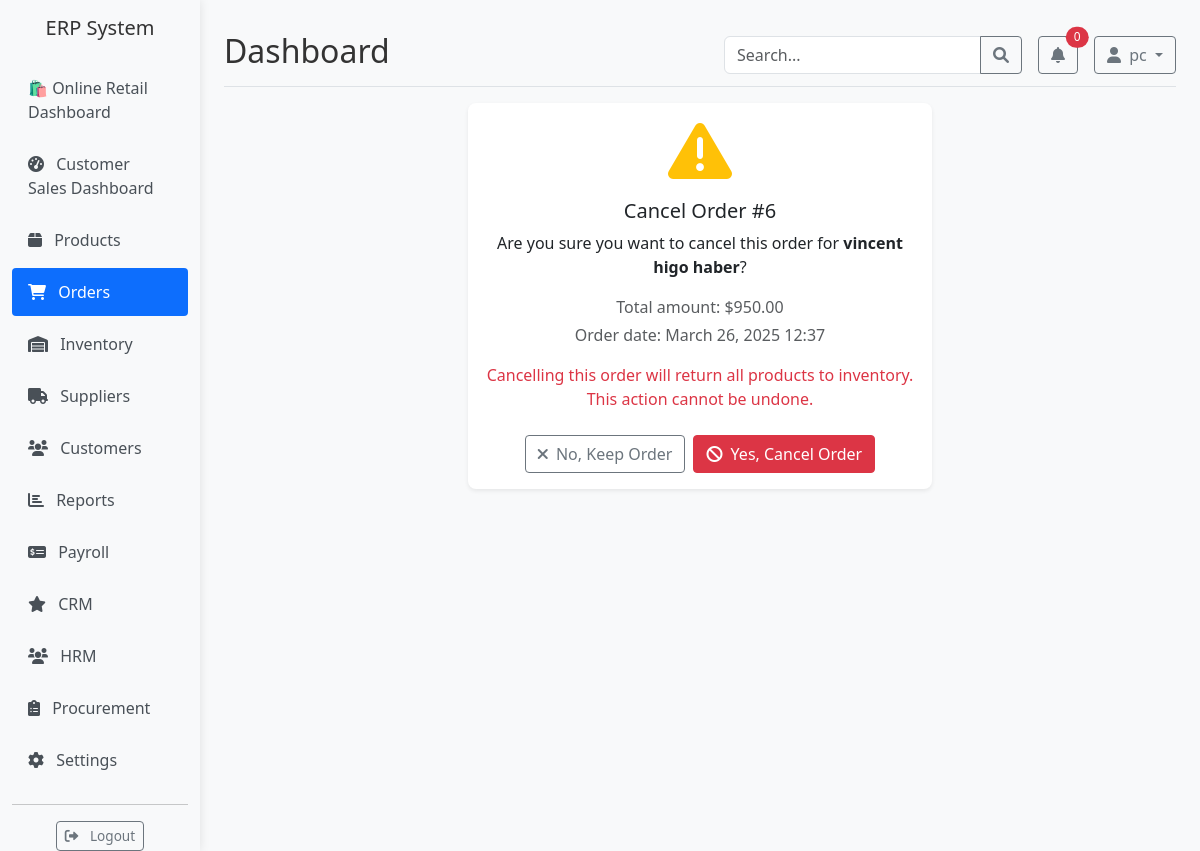
The app's page /dashboard/orders/6/cancel/ (signed in) with its own data.
### shop/models.py (models this page shows, shortened)
class Order(models.Model):
    STATUS_CHOICES = (
        ('pending', 'Pending'),
        ('processing', 'Processing'),
        ('packed', 'Packed'),
        ('shipped', 'Shipped'),
        ('out_for_delivery', 'Out for Delivery'),
        ('delivered', 'Delivered'),
        ('cancelled', 'Cancelled'),
    )
    customer = models.ForeignKey(Customer, on_delete=models.CASCADE, related_name='orders')
    status = models.CharField(max_length=20, choices=STATUS_CHOICES, default='pending')
    order_date = models.DateTimeField(default=timezone.now)
    shipping_address = models.TextField()
    payment_method = models.CharField(max_length=50)
    total_amount = models.DecimalField(max_digits=10, decimal_places=2)
    tracking_number = models.CharField(max_length=100, blank=True, null=True)
    tracking_url = models.URLField(blank=True, null=True)
    delivery_partner = models.CharField(max_length=100, blank=True, null=True)
    estimated_delivery = models.DateField(blank=True, null=True)
    last_updated = models.DateTimeField(auto_now=True)
    notes = models.TextField(blank=True, null=True)
    qr_code = models.ImageField(upload_to='order_qr_codes/', blank=True, null=True)

class Customer(models.Model):
    user = models.OneToOneField(User, on_delete=models.SET_NULL, null=True, blank=True, related_name='customer')
    name = models.CharField(max_length=100)
    email = models.EmailField(unique=True)
    phone = models.CharField(max_length=20, blank=True, null=True)
    address = models.TextField(blank=True, null=True)
    loyalty_points = models.PositiveIntegerField(default=0)
    created_at = models.DateTimeField(auto_now_add=True)

### shop/views.py (the view, shortened to what this page needs)
# urls.py: path('orders/<int:pk>/cancel/', views.order_cancel, name='order_cancel'),
@login_required
def order_cancel(request, pk):
    order = get_object_or_404(Order, pk=pk)
    context = {
        'order': order,
    }
    return render(request, 'orders/cancel.html', context)

### shop/templatetags/shop_tags.py (called while the page is built)
@register.filter
def currency(value):
    try:
        return f"${value:.2f}"
    except (ValueError, TypeError):
        return "$0.00"

### templates/orders/cancel.html (shortened to what this page needs)
{% extends 'base.html' %}
{% load shop_tags %}
{% block content %}
<div class="container-fluid px-0">
    <div class="row">
        <div class="col-md-6 mx-auto">
            <div class="card border-0 shadow-sm">
                <div class="card-body text-center">
                    <i class="fas fa-exclamation-triangle text-warning fa-4x mb-3"></i>
                    <h5 class="card-title">Cancel Order #{{ order.id }}</h5>
                    <p class="card-text">
                        Are you sure you want to cancel this order for <strong>{{ order.customer.name }}</strong>?
                    </p>
                    <p class="text-muted mb-1">Total amount: {{ order.total_amount|currency }}</p>
                    <p class="text-muted mb-3">Order date: {{ order.order_date|date:"F d, Y H:i" }}</p>
                    <p class="text-danger">
                        Cancelling this order will return all products to inventory.
                        This action cannot be undone.
                    </p>
                    <form method="post">
                        <div class="d-flex justify-content-center mt-4">
                            <a href="{% url 'shop:order_detail' order.id %}" class="btn btn-outline-secondary me-2">
                                <i class="fas fa-times me-1"></i> No, Keep Order
                            </a>
                            <button type="submit" class="btn btn-danger">
                                <i class="fas fa-ban me-1"></i> Yes, Cancel Order
                            </button>
                        </div>
                    </form>
                </div>
            </div>
        </div>
    </div>
</div>
{% endblock %}

### templates/components/header.html (shortened to what this page needs)
<header class="d-flex justify-content-between flex-wrap flex-md-nowrap align-items-center pt-3 pb-2 mb-3 border-bottom">
    <h1 class="h2">{% block header_title %}Dashboard{% endblock %}</h1>
    <div class="d-flex align-items-center">
        <form class="me-3 d-none d-md-flex" action="{% block search_url %}{% endblock %}" method="GET">
            <div class="input-group">
                <input type="text" class="form-control" name="search" placeholder="Search..."
                       value="{{ search_query|default:'' }}">
                <button class="btn btn-outline-secondary" type="submit">
                    <i class="fas fa-search"></i>
                </button>
            </div>
        </form>
        <div class="dropdown me-3">
            <a class="btn btn-outline-secondary position-relative" href="#" role="button" id="notificationsDropdown"
               data-bs-toggle="dropdown" aria-expanded="false">
                <i class="fas fa-bell"></i>
                <span class="position-absolute top-0 start-100 translate-middle badge rounded-pill bg-danger">
                    {{ low_stock_count|default:'0' }}
                </span>
            </a>
        </div>
        <div class="dropdown">
            <a class="btn btn-outline-secondary dropdown-toggle" href="#" role="button" id="userDropdown"
               data-bs-toggle="dropdown" aria-expanded="false">
                <i class="fas fa-user me-1"></i>
                {{ request.user.username }}
            </a>
        </div>
    </div>
</header>

### static/css/main.css (style rules this page uses)
body { font-family: 'Segoe UI', Tahoma, Geneva, Verdana, sans-serif; background-color: #f8f9fa; color: #333; }
a { text-decoration: none; }
.container-fluid { max-width: 1600px; }
.card { border-radius: 0.5rem; box-shadow: 0 0.125rem 0.25rem rgba(0, 0, 0, 0.075); transition: transform 0.3s ease; }
.btn { border-radius: 0.25rem; font-weight: 500; }
.badge { font-weight: 500; padding: 0.35em 0.65em; }

### records on screen
Order: id "6", customer.name "vincent higo haber", total_amount "$950.00", order_date "March 26, 2025 12:37"

### other values on screen
{{ low_stock_count|default:'0' }} "0"
{{ request.user.username }} "pc"
